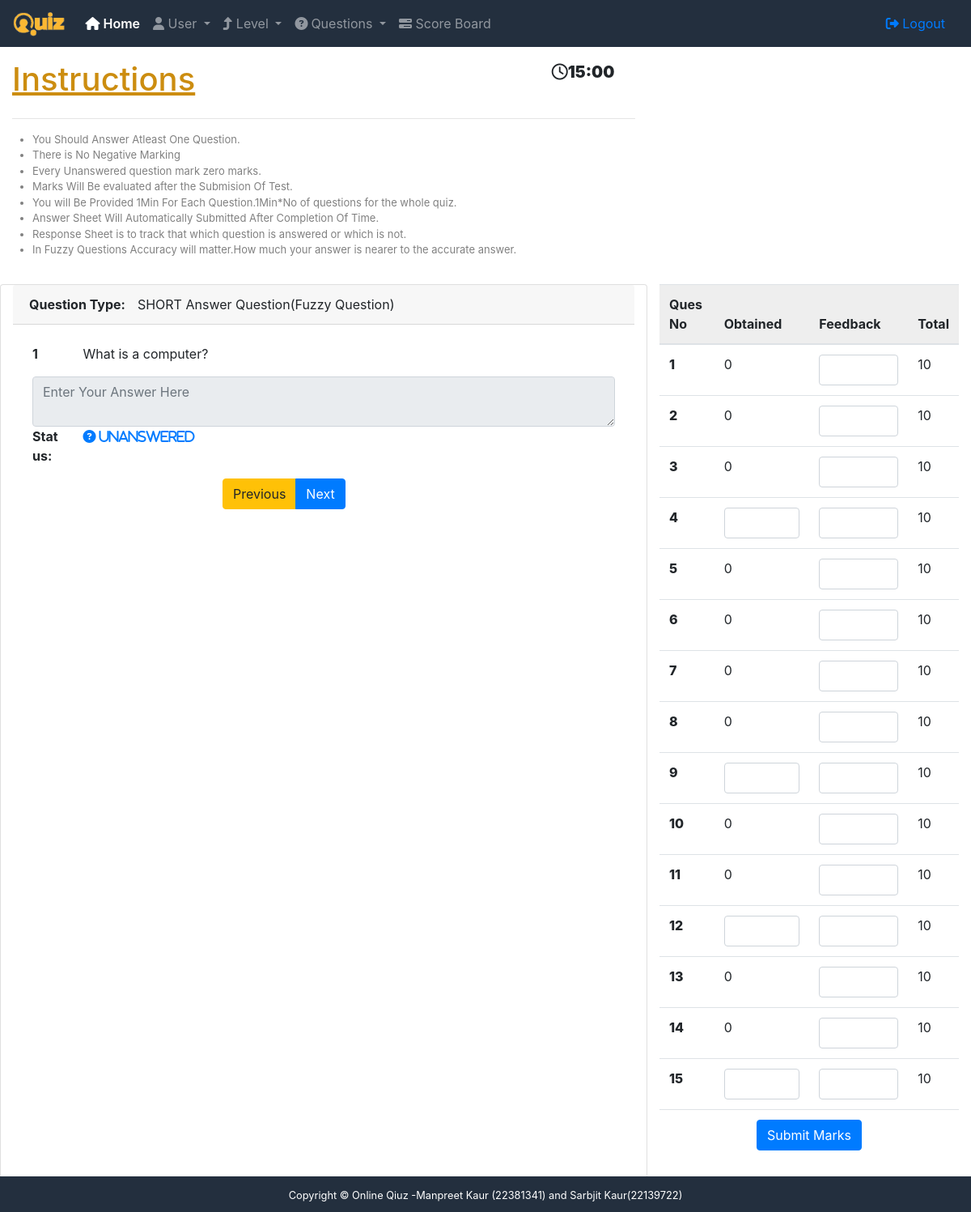
The app's page /admin/scoreboard/34 (signed in) with its own data.
### app/user/models.py (models this page shows, shortened)
class ScoreBoardDetail(db.Model):
    id = db.Column(db.Integer, primary_key=True)
    scoreboard_id = db.Column(db.Integer, db.ForeignKey('user_score_board.id'),
                              nullable=False)
    level = db.Column(db.Text, nullable=False)
    question_type = db.Column(db.Enum(ScoreBoardQuestionType), nullable=False)
    total_marks = db.Column(db.Integer, nullable=False)
    obtained_marks = db.Column(db.Integer, nullable=True)
    feedback = db.Column(db.Text,nullable=True,default="")
    @property
    def questiontype(self):
        return (str(self.question_type).split(".")[1].upper())

### app/admin/controller.py (the view)
@admin_routes.route('/scoreboard/<id_>', methods=["GET", "POST"])
@login_required
def scoreboard_detail(id_):
    if request.method == "POST":
        for i in request.form:
            if "res-" in i:
                print(i)
                if len(i.split("res-")) > 0:
                    try:
                        if str(request.form[i]).isnumeric():
                            det = ScoreBoardDetail.query.filter(ScoreBoardDetail.id == int(i.split("res-")[1])).one()
                            det.obtained_marks = (request.form[i])
                            db.session.commit()
                        else:
                            print(request.form[i])
                    except Exception as e:
                        print(e, "Res Exception")
            elif "feed-" in i:
                if len(i.split("feed-")) > 0:
                    try:
                        det = ScoreBoardDetail.query.filter(ScoreBoardDetail.id == int(i.split("feed-")[1])).one()
                        det.feedback = request.form[i]
                        db.session.commit()
                    except Exception as e:
                        print(e)
        flash("ScoreBoard Updated SUccessfully", "success")
        return redirect(url_for("admin.scoreboard_detail", id_=id_))
    else:
        board = UserScoreBoard.query.filter(UserScoreBoard.id == id_).first()
        details = ScoreBoardDetail.query.filter(ScoreBoardDetail.scoreboard_id == id_).all()
        return render_template("admin/scoreboarddetails.html", details=details, board_id=board.id,
                               board=board)

### app/admin/__init__.py (called while the page is built)
def login_required(f):
    @wraps(f)
    def wrap(*args, **kwargs):
        if 'quizadmin' in session:
            return f(*args, **kwargs)
        else:
            flash("You need to login first","danger")
            return redirect(url_for('admin.login'))
    return wrap

### app/templates/admin/scoreboarddetails.html (shortened to what this page needs)
{% extends 'admin/base.html' %}
{% block content %}
<div class="container-fluid quiz-page">
   <div class="row mt-3">
      <div class="col-md-8">
         <div class="row">
            <div class="col-md-10">
               <h1 class="float-left"><u>Instructions</u></h1>
            </div>
            <div class="col-md-2">
               <span class="timer "><b><i class="fa fa-clock-o"></i></b><b class="js-timeout"></b></span>
            </div>
         </div>
         <hr/>
         <div class="row">
            <ul>
                <li>You Should Answer Atleast One Question.</li>
               <li>There is No Negative Marking</li>
               <li>Every Unanswered question mark zero marks.</li>
               <li>Marks Will Be evaluated after the Submision Of Test.</li>
               <li>You will Be Provided 1Min For Each Question.1Min*No of questions for the whole quiz.</li>
               <li>Answer Sheet Will Automatically Submitted After Completion Of Time.</li>
               <li>Response Sheet is to track that which question is answered or which is not.</li>
                  <li>In Fuzzy Questions Accuracy will matter.How much your answer is nearer to the accurate answer.</li>
            </ul>
         </div>
      </div>
   </div>
    <div class="row mt-md-3 response-sheet-div">
      <div class="col-md-8 card ">
          <div class="card-header">
              <b>Question Type:</b><span id="ques-type"></span>
          </div>
          <div class="card-body p-4">
          <div id="answer_sheet">
              <div class="row" >
               <div class="col-md-1"> <b id="question_num"> </b></div>
               <div class="col-md-10" id="question"></div>
            </div>
              <div id="textbox">
                    <textarea class="form-control" name="answer" readonly id="textbox-ans" placeholder="Enter Your Answer Here"></textarea>
              </div>
               <div class="row status-row" >
                       <div class="col-md-1"><span><b>Status:</b></span></div>
                       <div class="col-md-10" id="status_res"></div>
                    </div>
            <div class="row mt-3" >
               <div class="offset-md-4">
                  <div class="btn-group">
                     <button class="btn btn-warning" id="prev">Previous</button>
                     <button class="btn btn-primary" id="next">Next</button>
                  </div>
               </div>
            </div>
         </div>
          </div>
      </div>
        <div class="col-md-4 mb-5">
            <form action="" method="post">
                <table class="table">
                    <thead>
                        <tr>
                            <th>Ques No</th>
                            <th>Obtained</th>
                            <th>Feedback</th>
                            <th>Total</th>
                        </tr>
                    </thead>
                    <tbody>
                    {% for i in details %}
                        <tr>
                            <td>{{ loop.index }}</td>
                            <td>
                                {% if i.questiontype == "LONG_TEXT" %}
                                    <input type="text" name="res-{{ i.id }}" value="{% if i.obtained_marks==None %}{% else %}{{ i.obtained_marks }}{% endif %}"  class="form-control">
                                {% else %}
                                {{ i.obtained_marks }}
                                {% endif %}</td>
                            <td><input type="text" name="feed-{{ i.id }}"  value="{{ i.feedback }}" class="form-control"></td>
                            <td>{{ i.total_marks }}</td>
                        </tr>
                    {% endfor %}
                      <tr>
                            <td colspan="4">
                                <button type="submit" class="btn btn-primary">Submit Marks</button>
                            </td>
                        </tr>
                    </tbody>
                </table>
            </form>
        </div>
   </div>
</div>
{% endblock %}

### app/static/style.css (style rules this page uses)
.table thead tr { background-color: #eee; }
.table tr td .btn { display: block; margin: auto; }
.table tbody tr td:first-child { font-weight: 800; }
h1 { color: #cc8d10; }
.quiz-page .timer { font-weight: 800; font-size: 20px; }
.quiz-page ul li { font-size: 13px; color:grey; }
#answer_sheet #textbox { display: none; }
#ques-type { margin-left: 15px !important; }

### records on screen
ScoreBoardDetail: obtained_marks "0", total_marks "10"
ScoreBoardDetail: obtained_marks "0", total_marks "10"
ScoreBoardDetail: obtained_marks "0", total_marks "10"
ScoreBoardDetail: total_marks "10"
ScoreBoardDetail: obtained_marks "0", total_marks "10"
ScoreBoardDetail: obtained_marks "0", total_marks "10"
ScoreBoardDetail: obtained_marks "0", total_marks "10"
ScoreBoardDetail: obtained_marks "0", total_marks "10"
ScoreBoardDetail: total_marks "10"
ScoreBoardDetail: obtained_marks "0", total_marks "10"
ScoreBoardDetail: obtained_marks "0", total_marks "10"
ScoreBoardDetail: total_marks "10"
ScoreBoardDetail: obtained_marks "0", total_marks "10"
ScoreBoardDetail: obtained_marks "0", total_marks "10"
ScoreBoardDetail: total_marks "10"
